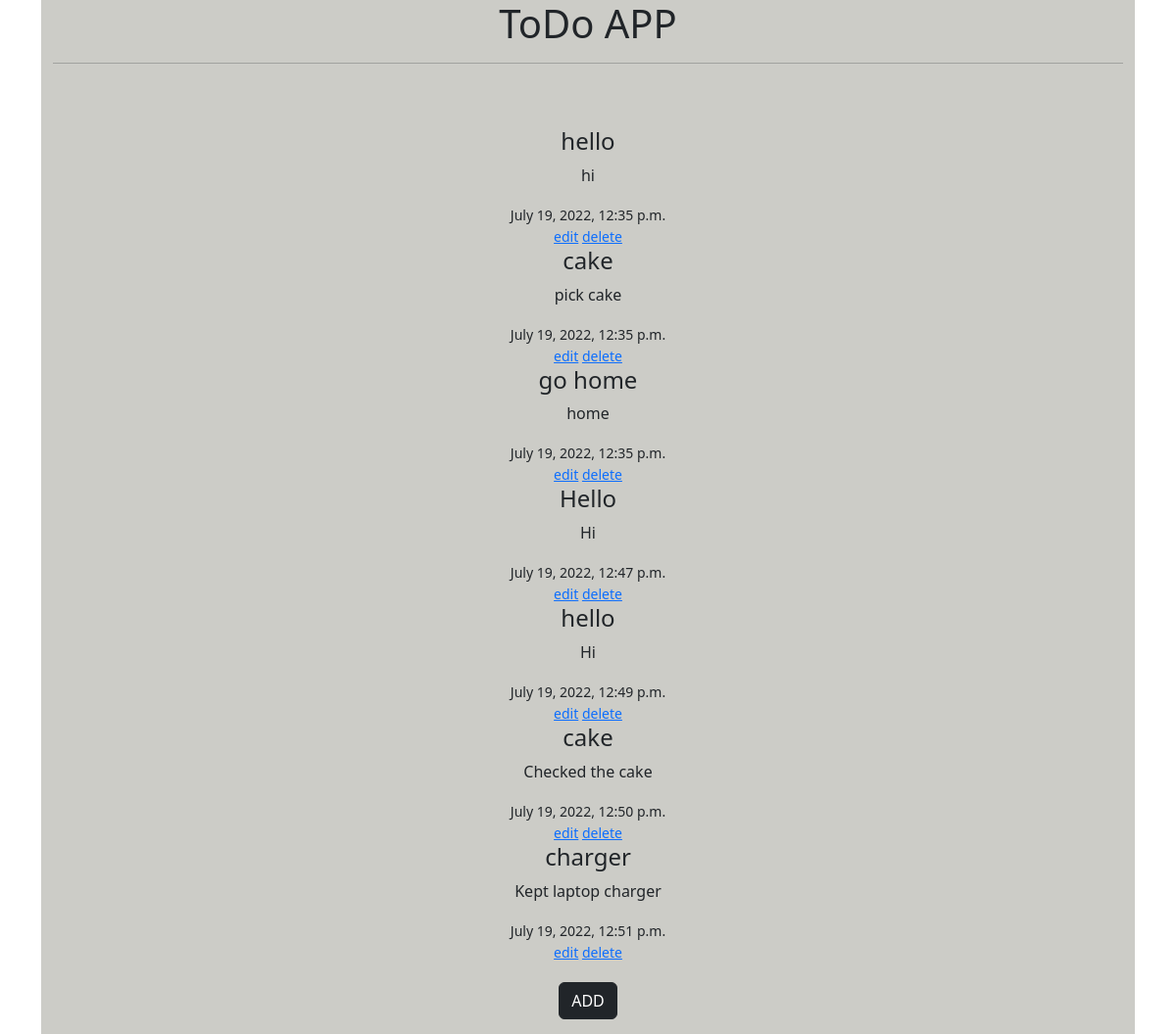
The page / on the database its author committed.
### main_app/models.py (models this page shows, shortened)
class Todo(models.Model):
    title=models.CharField(max_length=100)
    description=models.TextField()
    date_created=models.DateTimeField(auto_now_add=True)
    completion=models.BooleanField(default=False)
    class Meta:
        db_table="TODO"
        verbose_name_plural='ToDo app'

### main_app/views.py (the view)
# urls.py: 2. Add a URL to urlpatterns:  path('', views.home, name='home')
def home(request):
    Todo_list=Todo.objects.all()
    return render(request,'index.html',{"todos":Todo_list})

### main_app/templates/index.html (shortened to what this page needs)
{% extends 'core/index.html' %}
{% block content %}
    <hr style="height: 50px;">
    {%for todo in todos %}
    <h4>{{ todo.title }}</h4>
    <p>{{ todo.description }}</p>
    <small>
        {{ todo.date_created }}
        <div>
            <a href="#">edit</a>
            <a href="#">delete</a>
        </div>
    </small>
    {% endfor %}
    <a href="{% url 'add'%}" class="btn btn-dark" style="margin-top:20px ;margin-bottom: 15px;">ADD</a>
{% endblock content%}

### templates/core/index.html (shortened to what this page needs)
<!doctype html>
<html lang="en">
  <head>
    <link href="https://cdn.jsdelivr.net/npm/bootstrap@5.2.0/dist/css/bootstrap.min.css" rel="stylesheet">
  </head>
  <body>
    <div class="container" style="text-align:center;">
        <div class="container-fluid" style="background-color: rgb(204, 204, 199);">
            <h1 style="text-align: center;">ToDo APP</h1>
            {% block content %}{% endblock content %}
        </div>
    </div>
  </body>
</html>

### rows shown on the page
Todo: title "hello", description "hi", date_created "July 19, 2022, 12:35 p.m."
Todo: title "cake", description "pick cake", date_created "July 19, 2022, 12:35 p.m."
Todo: title "go home", description "home", date_created "July 19, 2022, 12:35 p.m."
Todo: title "Hello", description "Hi", date_created "July 19, 2022, 12:47 p.m."
Todo: title "hello", description "Hi", date_created "July 19, 2022, 12:49 p.m."
Todo: title "cake", description "Checked the cake", date_created "July 19, 2022, 12:50 p.m."
Todo: title "charger", description "Kept laptop charger", date_created "July 19, 2022, 12:51 p.m."
